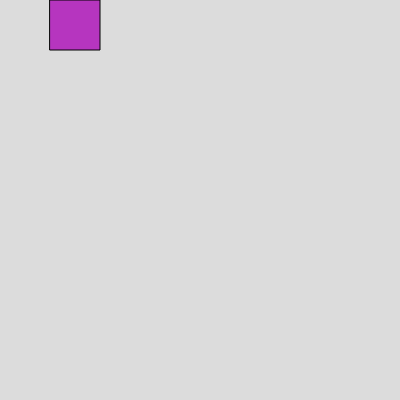
Frame 1 (no input)
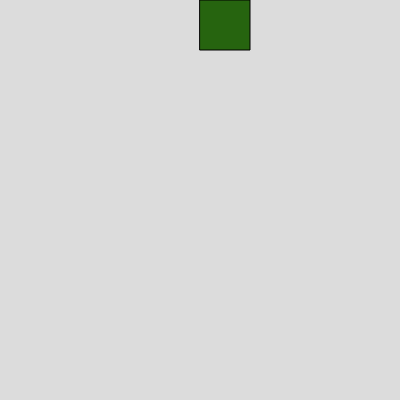
Frame 60 (no input)
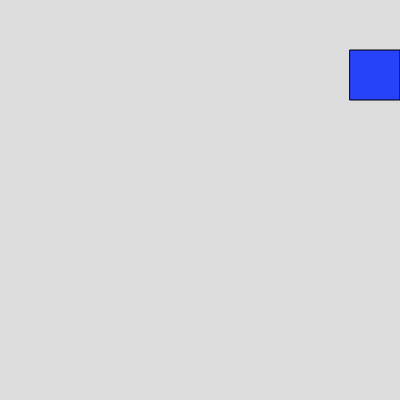
Frame 120 (the mouse pressed at the canvas centre since frame 60)

The p5.js sketch that drew these frames (run headless with seeded random() and noise() and a simulated clock; from frame 60 on, the mouse is pressed at the canvas centre):

// p5.js sketch
// ── sketch.js
// Square Moving Around Screen
// September 19, 2024


let x = 0;
let y = 0;
let squareSize = 50;
let speed = 50;
let state = "right";

function setup() {
  createCanvas(400, 400);
}

function draw() {
  background(220);
  moveSquare();
  displaySquare();
}

function moveSquare() {
  if (state === "right") {
    x += speed;
    if (x >= width - squareSize) {
      state = "down";
    }
  }
  else if (state === "down") {
    y += speed;
    if (y >= height - squareSize) {
      state = "left";
    }
  }
  else if (state === "left") {
    x -= speed;
    if (x <= 0) {
      state = "up";
    }
  }
  else if (state === "up") {
    y -= speed;
    if (y <= 0) {
      state = "right";
    }
  }
}

function displaySquare() {
  fill(random(0, 255), random(255), random(255));
  square(x, y, squareSize);
}
